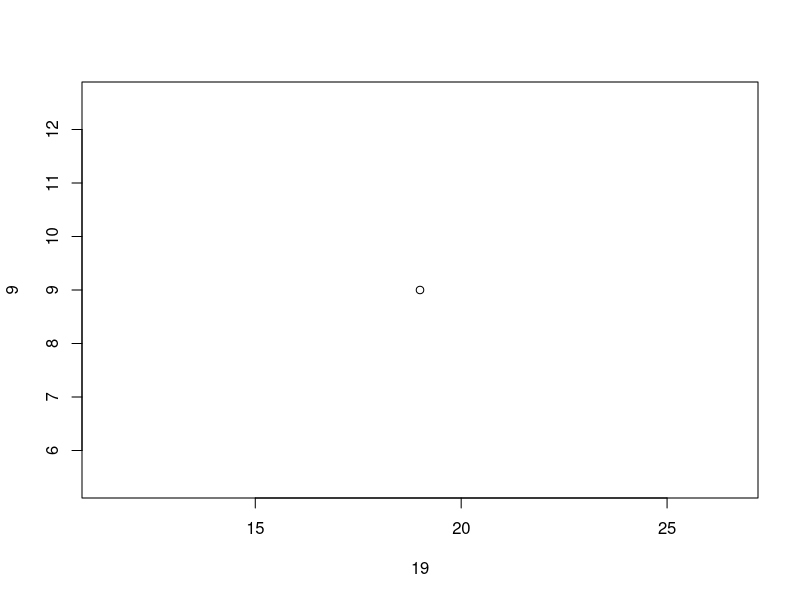
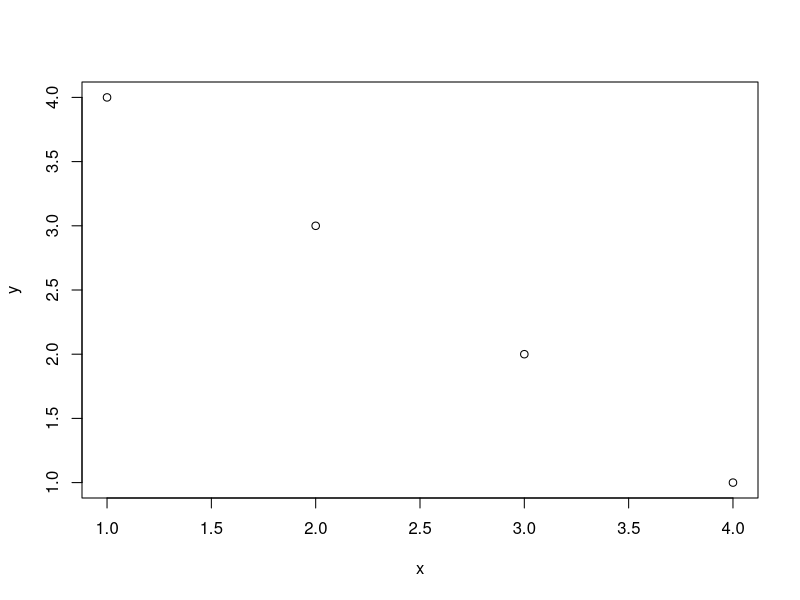
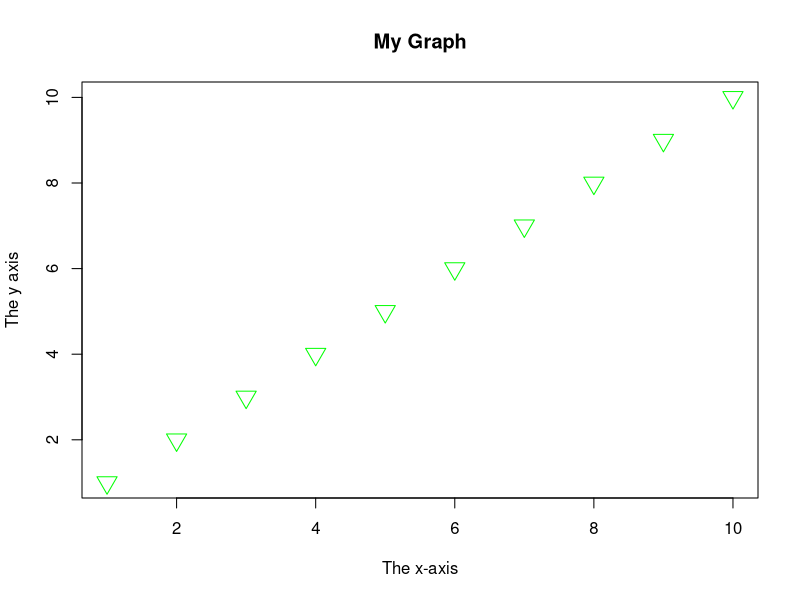
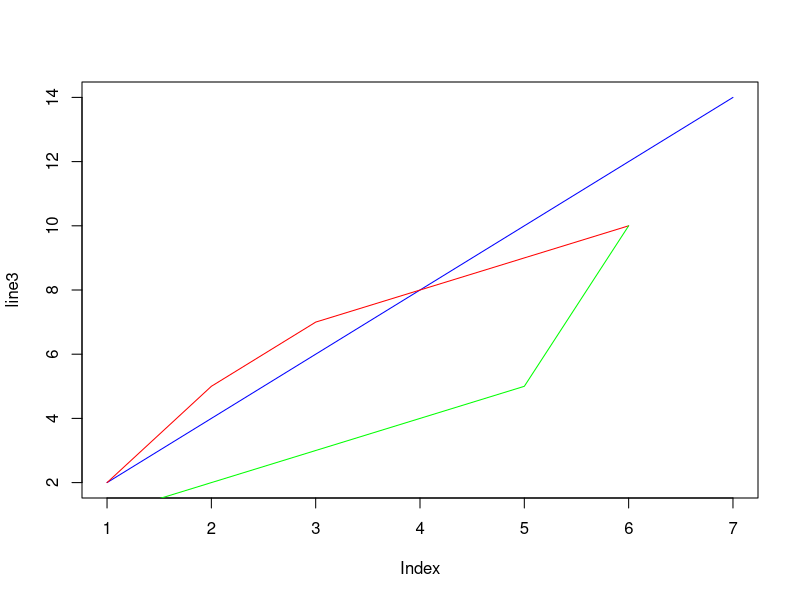
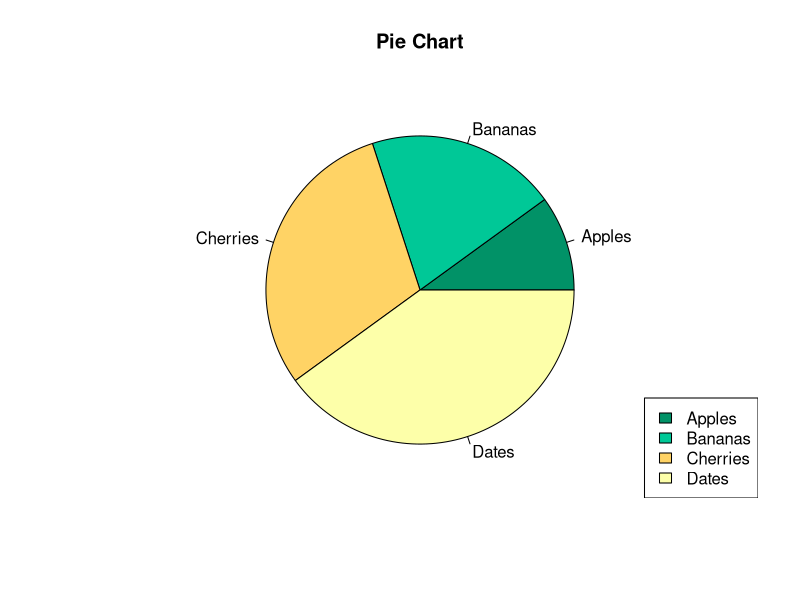
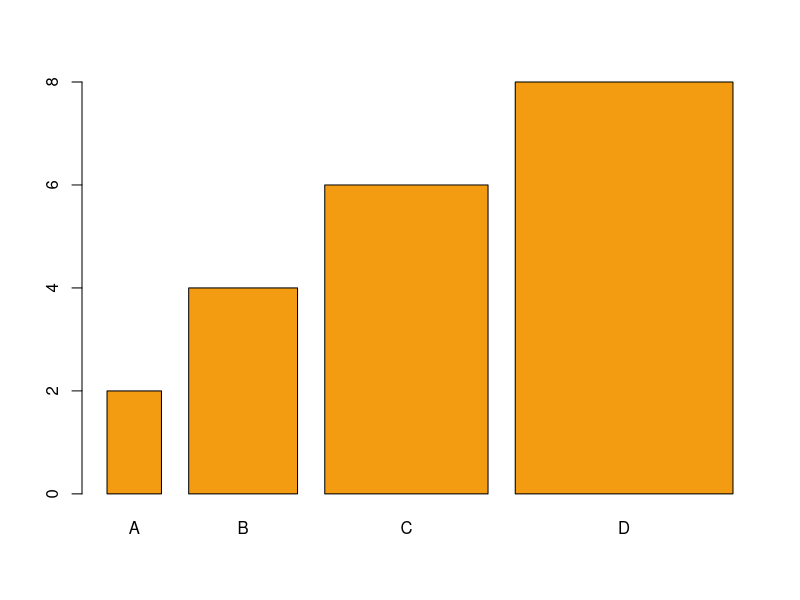
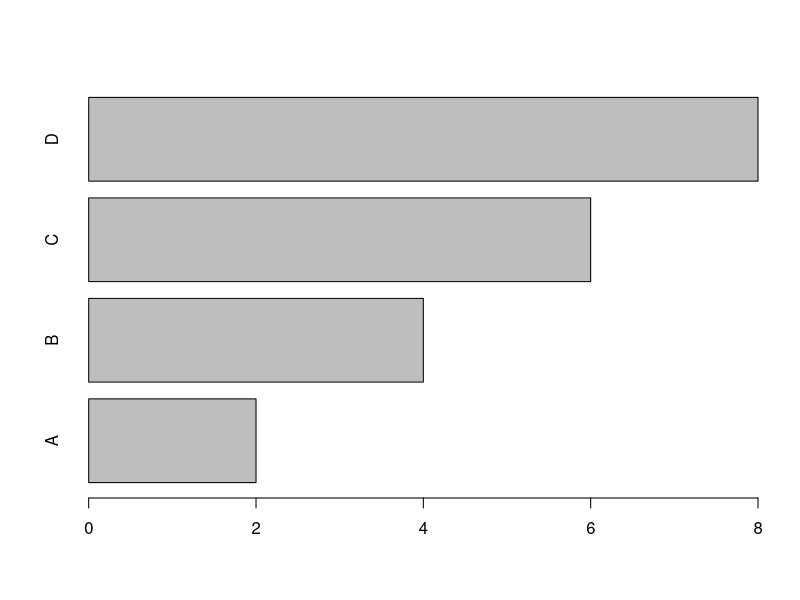

Write R code to recreate these figures, in order.
## ---- chunk 1
print("Hello World!")
## ---- chunk 2
#Create a factor name music_genre and add the vector be the element

music_genre <- factor(c("Jazz", "Rock", "Classic", "Classic", "Pop", "Jazz", "Rock", "Jazz", "R&B"))

#Print the factor

music_genre

#Print the member (not be the same)

levels(music_genre)

length(music_genre)
## ---- chunk 3
plot(19 ,9)
## ---- chunk 4

#plot(c(x-coordinate), c(y-coordinate))} 
#plot(c(1, 2, 3), c(1, 2, 3))

x = c(1, 2, 3, 4) 
y = c(4, 3, 2, 1)

plot(x, y) 
## ---- chunk 5
#plot value 1-10 , main=title, xlab=xtitle, ylab=ytitle, col=color cex=number(size of point),  pch=shape of point(0-25)
plot(1:10,  main="My Graph", xlab="The x-axis", ylab="The y axis", col="green", cex=2, pch=25)
## ---- chunk 6
line1 <- c(1,2,3,4,5,10)
line2 <- c(2,5,7,8,9,10)
line3 <- c(2,4,6,8,10,12,14)

#if i use 2 plot the line willbe in the different graph!
#the y-axis limit is depended on the line use in plot()
plot(line3, type="l", col="blue")
lines(line2, type="l", col="red")
lines(line1, type="l", col="green")
## ---- chunk 7
# Create a vector of labels
mylabel <- c("Apples", "Bananas", "Cherries", "Dates")

# Create a vector of colors
colors <- c("#019267", "#00C897", "#FFD365", "#FDFFA9")

# Display the pie chart with colors
pie(x, label = mylabel, main = "Pie Chart", col = colors)

# Display the explanation box
legend("bottomright", mylabel, fill = colors)
## ---- chunk 8
x <- c("A", "B", "C", "D")
y <- c(2, 4, 6, 8)

#barplot(value, name.arg=agumentname)
barplot(y, names.arg = x, width = c(1,2,3,4), col="#F39C12")
## ---- chunk 9
x <- c("A", "B", "C", "D")
y <- c(2, 4, 6, 8)

#horiz=boolean value to be horizon bar
barplot(y, names.arg = x, horiz = TRUE)
